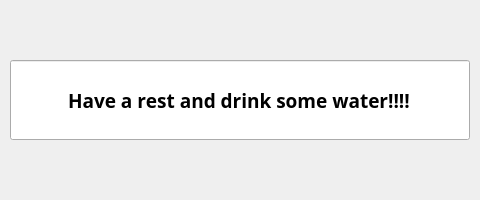
<?xml version="1.0" encoding="UTF-8"?>
<ui version="4.0">
 <class>RemindProcedureClass</class>
 <widget class="QWidget" name="RemindProcedureClass">
  <property name="geometry">
   <rect>
    <x>0</x>
    <y>0</y>
    <width>480</width>
    <height>200</height>
   </rect>
  </property>
  <property name="minimumSize">
   <size>
    <width>480</width>
    <height>200</height>
   </size>
  </property>
  <property name="maximumSize">
   <size>
    <width>480</width>
    <height>200</height>
   </size>
  </property>
  <property name="windowTitle">
   <string>RemindProcedure</string>
  </property>
  <layout class="QVBoxLayout" name="verticalLayout">
   <property name="spacing">
    <number>2</number>
   </property>
   <property name="leftMargin">
    <number>2</number>
   </property>
   <property name="topMargin">
    <number>2</number>
   </property>
   <property name="rightMargin">
    <number>2</number>
   </property>
   <property name="bottomMargin">
    <number>2</number>
   </property>
   <item>
    <spacer name="verticalSpacer">
     <property name="orientation">
      <enum>Qt::Vertical</enum>
     </property>
     <property name="sizeHint" stdset="0">
      <size>
       <width>20</width>
       <height>61</height>
      </size>
     </property>
    </spacer>
   </item>
   <item>
    <layout class="QHBoxLayout" name="horizontalLayout">
     <item>
      <spacer name="horizontalSpacer">
       <property name="orientation">
        <enum>Qt::Horizontal</enum>
       </property>
       <property name="sizeHint" stdset="0">
        <size>
         <width>40</width>
         <height>20</height>
        </size>
       </property>
      </spacer>
     </item>
     <item>
      <widget class="DSGUI::DSLineEdit" name="lineEdit">
       <property name="enabled">
        <bool>true</bool>
       </property>
       <property name="minimumSize">
        <size>
         <width>460</width>
         <height>80</height>
        </size>
       </property>
       <property name="font">
        <font>
         <family>Arial Black</family>
         <pointsize>14</pointsize>
         <weight>75</weight>
         <bold>true</bold>
         <kerning>false</kerning>
        </font>
       </property>
       <property name="text">
        <string>Have a rest and drink some water!!!!</string>
       </property>
       <property name="alignment">
        <set>Qt::AlignCenter</set>
       </property>
       <property name="readOnly">
        <bool>true</bool>
       </property>
      </widget>
     </item>
     <item>
      <spacer name="horizontalSpacer_2">
       <property name="orientation">
        <enum>Qt::Horizontal</enum>
       </property>
       <property name="sizeHint" stdset="0">
        <size>
         <width>40</width>
         <height>20</height>
        </size>
       </property>
      </spacer>
     </item>
    </layout>
   </item>
   <item>
    <spacer name="verticalSpacer_2">
     <property name="orientation">
      <enum>Qt::Vertical</enum>
     </property>
     <property name="sizeHint" stdset="0">
      <size>
       <width>20</width>
       <height>61</height>
      </size>
     </property>
    </spacer>
   </item>
  </layout>
 </widget>
 <layoutdefault spacing="6" margin="11"/>
 <customwidgets>
  <customwidget>
   <class>DSGUI::DSLineEdit</class>
   <extends>QLineEdit</extends>
   <header>LineEdit/LineEdit.h</header>
  </customwidget>
 </customwidgets>
 <resources>
  <include location="RemindProcedure.qrc"/>
 </resources>
 <connections/>
</ui>
